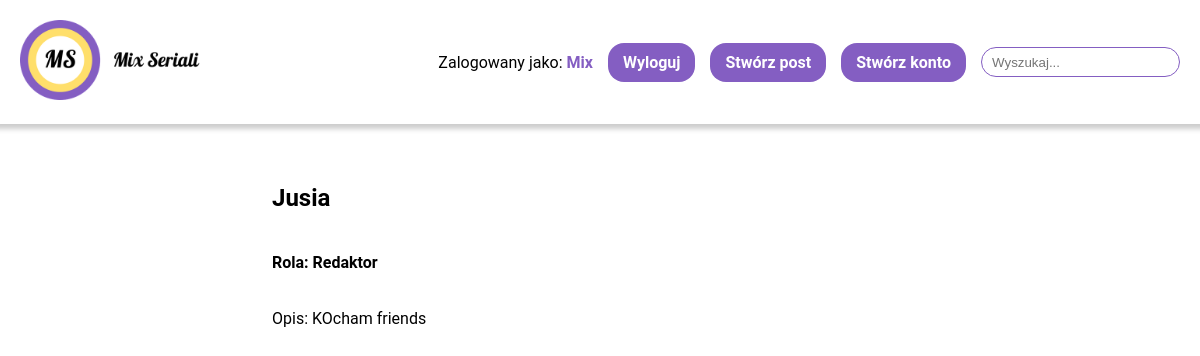
The app's page /forum/profile/9 (signed in) with its own data.
### forum/models.py (models this page shows)
class UserProfile(AbstractUser):
    desc = models.CharField(max_length=1000)
    ROLES = (
        ('R', 'Redaktor'),
        ('C', 'Czytelnik')
    )
    role = models.CharField(max_length=10, choices=ROLES)
    def __str__(self):
        return self.username

### forum/views.py (the view)
# urls.py: path('profile/<int:up>', views.ProfileView, name="profile"),
def ProfileView(request, up):
    userprofile = UserProfile.objects.get(pk=up)
    return render(request, 'forum/profile.html', {'userprofile': userprofile})

### forum/templates/forum/profile.html (shortened to what this page needs)
{% extends 'forum/main.html' %}
{% block content %}
    <main class="profile">
        <div class="profile__wrapper">
            <h2>{{ userprofile.username }}</h2>
            {% if userprofile.role == 'R' %}
                <h4>Rola: Redaktor</h4>
            {% else %}
                <h4>Czytelnik</h4>
            {% endif %}
            <p>Opis: {{ userprofile.desc }}</p>
        </div>
    </main>
{% endblock content %}

### forum/templates/forum/main.html (shortened to what this page needs)
<!DOCTYPE html>
{% load static %}
<link rel="stylesheet" href="{% static 'forum/header.css' %}">
<link rel="stylesheet" href="{% static 'forum/globals.css' %}">
<link rel="stylesheet" href="{% static 'forum/index.css' %}">
<link rel="stylesheet" href="{% static 'forum/detail.css' %}">
<link rel="stylesheet" href="{% static 'forum/comment.css' %}">
<link rel="stylesheet" href="{% static 'forum/making.css' %}">
<link rel="stylesheet" href="{% static 'forum/register.css' %}">
<link rel="stylesheet" href="{% static 'forum/profile.css' %}">
<link rel="stylesheet" href="{% static 'forum/rating.css' %}">
<html>
    <head>
    </head>
    <body>
    <header class="header">
        <a  href="{% url 'forum:index'%}"><img class="logo"  src="{% static 'forum/images/logo.png'%}"></a>
        <div class="header__account">
            {% if request.user.is_authenticated %}
                <p class="header__item ">Zalogowany jako: <a class="link" href="{% url 'forum:profile' request.user.id %}">{{ request.user }}</a></p>
                <a class="header__item button" href="{% url 'forum:logout'%}">Wyloguj</a>
            {% else %}
                <a class="header__item button" href="{% url 'forum:login'%}">Zaloguj</a>
            {% endif %}
            {% if request.user.role == 'R' %}
                <a class="header__item button" href ="{% url 'forum:making' %}">Stwórz post</a>
            {% endif %}
            <a class="header__item button" href="{% url 'forum:register'%}">Stwórz konto</a>
            <form action="{% url 'forum:search' %}" method="get">
                <input class="search" name="q" type="text" placeholder="Wyszukaj...">
            </form>
        </div>
    </header>
        <div class="container">
            {% block content %}
            {% endblock content %}
        </div>
    </body>
</html>

### forum/static/forum/header.css (style rules this page uses)
.header { margin: 0; padding: 20px; display: flex; justify-content: space-between; align-items: center; box-shadow: 0 0 5px 5px rgba(0,0,0,0.2); }
.header__account { display: flex; align-items: center; justify-content: space-around; }
.header__item { margin-right: 15px; }
.logo { height: 80px; }
.search { border-radius: 16px; height: 30px; border: 1px solid #845ec2; padding: 5px 10px; outline: 0; width: auto; }

### forum/static/forum/globals.css (style rules this page uses)
* { box-sizing: border-box; }
body { font-family: "Roboto", "Lucida Grande", "DejaVu Sans", "Bitstream Vera Sans", Verdana, Arial, sans-serif; font-size: 16px; margin: 0; }
a { text-decoration: none; color: black; }
.link { font-weight: bold; color: rgba(132,94,194, 1); transition: all 250ms ease-in-out; }
.button { padding: 10px 15px; border-radius: 16px; background: #845ec2; color: white; font-weight: bold; transition: all 250ms ease-in-out; font-size: 1rem; cursor: pointer; }
input, textarea { border-radius: 16px; border: 1px solid #845ec2; padding: 5px 10px; outline: 0; resize: none; }

### forum/static/forum/register.css (style rules this page uses)
.register__form > p > textarea, input { width: 100%; margin: 10px 0; }

### forum/static/forum/profile.css (style rules this page uses)
.profile { display: flex; justify-content: center; padding: 20px; }
.profile__wrapper { display: flex; flex-direction: column; padding: 20px; width: 60%; }

### records on screen
UserProfile: user "Mix"
UserProfile: username "Jusia", desc "KOcham friends"
